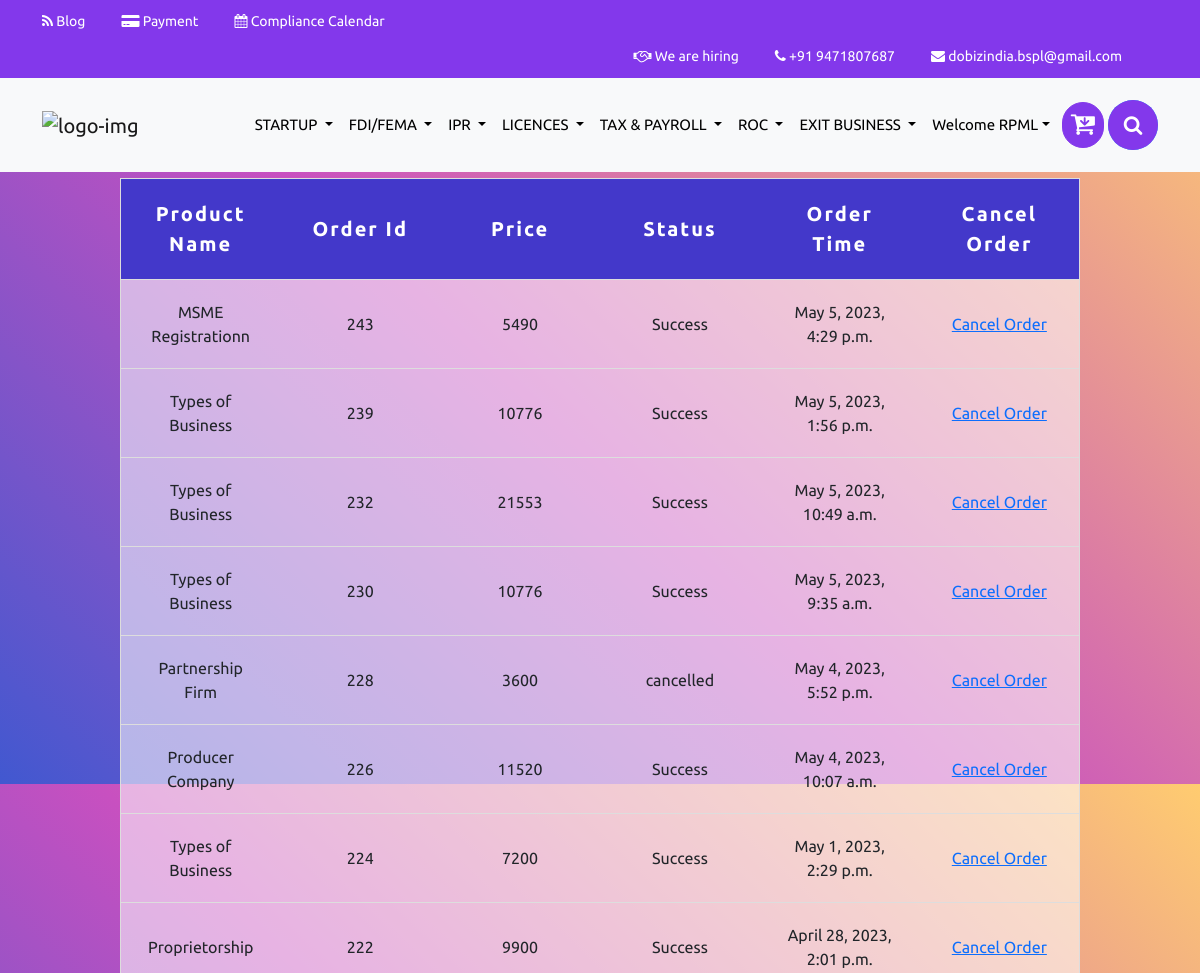
The page /order_history (signed in, upper part) on the database as committed earlier.
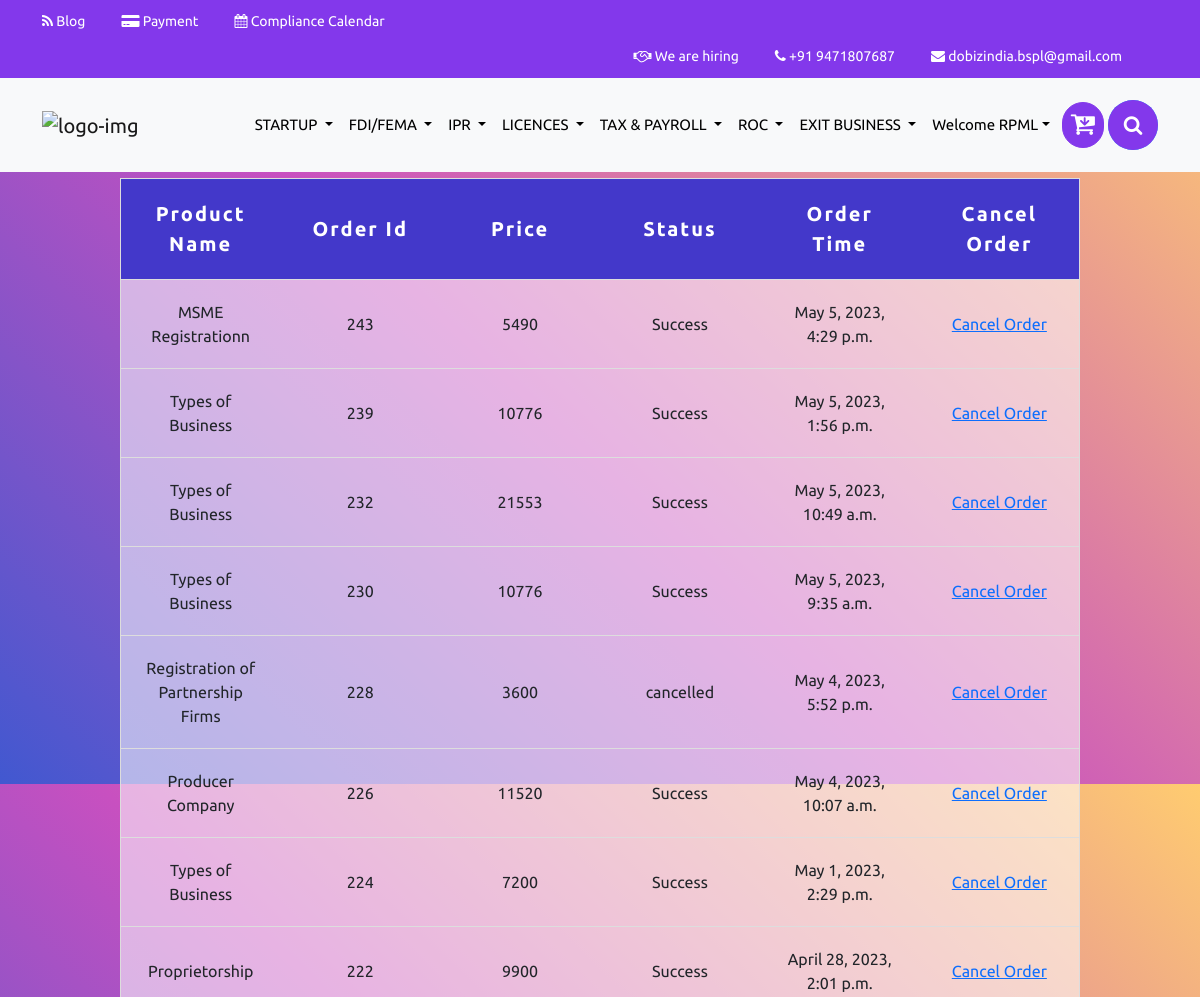
The same page on the database as committed later.
### dobiz/models.py (models this page shows, shortened)
class User(AbstractBaseUser, PermissionsMixin):
    username = None
    email = models.CharField(max_length=255,unique=True)
    name = models.CharField(max_length=255)
    is_staff = models.BooleanField(default=False)
    is_active = models.BooleanField(default=True)
    date_joined = models.DateTimeField(default=timezone.now)
    phone = models.CharField(max_length=14)
    fname = models.CharField(max_length=10)
    lname = models.CharField(max_length=10)
    groups = models.ManyToManyField(Group, blank=True, null=True)
    otp = models.CharField(max_length=6,blank=True,null=True)
    is_verified = models.BooleanField(default=False)
    otp_for_mobile = models.CharField(max_length=6,blank=True,null=True)
    otp_for_forgot_pass = models.CharField(max_length=6,blank=True,null=True)
    refer_by = models.CharField(max_length=111, default="admin@dobiz.com")
    USERNAME_FIELD = 'email'
    REQUIRED_FIELDS = []
    objects = UserManager()

class Order(models.Model):
    product = models.ForeignKey(to=Product, on_delete=models.CASCADE, null=True, blank=False)
    user = models.ForeignKey(to=User, on_delete=models.SET_NULL, null=True, blank=False)
    is_cart = models.IntegerField(default=1, null=True, blank=True)
    status = models.CharField(max_length=200, null=True, blank=True)
    name = models.CharField(max_length=200, null=True,blank= True)
    email = models.EmailField(null=True, blank=True)
    address1 = models.CharField(max_length=200, null=True,blank= True)
    address2 = models.CharField(max_length=200, null=True,blank= True)
    address3 = models.CharField(max_length=200, null=True,blank= True)
    remarks = models.CharField(max_length=300, null=True, blank=True)
    buy_time = models.DateTimeField(null=True, blank=True)
    order_time = models.DateTimeField(auto_now=True)
    quantity = models.IntegerField(null=True, blank=True)
    coupan = models.ForeignKey(to=Coupan, null=True, blank=True,on_delete=models.SET_NULL)
    sell_price = models.IntegerField(null=True,blank=True)
    razor_pay_order_id = models.CharField(max_length=100,null=True,blank=True)
    razor_payment_id = models.CharField(max_length=100,null=True,blank=True)
    razor_payment_signature = models.CharField(max_length=100,null=True,blank=True)

class Product(models.Model):
    page = models.ForeignKey(to=Page, on_delete=models.CASCADE,null=True,blank=True)
    product_name = models.CharField(max_length=50,null=True, blank=False)
    category = models.CharField(max_length=50, default="", null=True, blank=True)
    subcategory = models.CharField(max_length=50, default="", null=True, blank=True)
    market_price = models.CharField(max_length =10, null=True, blank=False)
    discounted_percentage = models.DecimalField(max_digits=5, decimal_places=2, null=True, blank=True)
    Dobiz_India_Filings = models.IntegerField( null=True,blank=True)
    gst_percent = models.IntegerField(null=True, blank=True,default=18)
    gst  =models.IntegerField(null=True, blank=True)
    other_cost = models.IntegerField(null=True, blank=True)
    price = models.IntegerField(default=0, null=True, blank=True)
    desc = models.TextField(null=True, blank=True)
    estimated_delivery_days = models.PositiveIntegerField(null=True, blank=True)
    pub_date = models.DateField(null=True, blank=False)
    img1 = models.ImageField(null=True, blank=True, default='/common_img.png')
    is_package = models.BooleanField(null=True, blank=True)
    package_type = models.CharField(max_length=50,null=True, blank=True)
    package_list1 = models.CharField(max_length=50,null=True, blank=True)
    package_list2 = models.CharField(max_length=50,null=True, blank=True)
    package_list3 = models.CharField(max_length=50,null=True, blank=True)
    package_list4 = models.CharField(max_length=50,null=True, blank=True)
    package_list5 = models.CharField(max_length=50,null=True, blank=True)
    package_list6 = models.CharField(max_length=50,null=True, blank=True)
    package_list7 = models.CharField(max_length=50,null=True, blank=True)
    package_list8 = models.CharField(max_length=50,null=True, blank=True)
    package_list9 = models.CharField(max_length=50,null=True, blank=True)
    package_list10 = models.CharField(max_length=50,null=True, blank=True)
    @property
    def estimated_delivery_date(self):
        if self.estimated_delivery_days:
            return datetime.date.today() + datetime.timedelta(days=self.estimated_delivery_days)
        else:
            return None

### dobiz/views.py (the view)
# urls.py: path('order_history',views.order_history,name="order_history"),
def order_history(request):
    orders = Order.objects.filter(user__id = request.user.id).filter(is_cart=0).order_by("-id")
    context = {"orders":orders}
    return render(request,"order/order_history.html",context)

### dobiz/templates/order/order_history.html (shortened to what this page needs)
{% extends 'index.html' %}
{%block body %}
<table style="margin-top:100px">
    <thead >
      <tr class="thead">
        <th scope="col">Product Name</th>
        <th scope="col">Order Id</th>
        <th scope="col">Price</th>
        <th scope="col">Status</th>
		<th scope="col">Order Time</th>
		<th scope="col">Cancel Order</th>
      </tr>
    </thead>
    <tbody>
        {% for i in orders %}
      <tr>
        <td data-label="Name">{{i.product.product_name}}</td>
        <td data-label="Name">{{i.id}}</td>
        <td data-label="Title">{{i.sell_price}}</td>
        <td data-label="Website">{{i.status}}</td>
        <td data-label="Website">{{i.buy_time}}</td>
        <td data-label="Website"> <a href="{% url 'cancel_order_page' i.id %}">Cancel Order</a></td>
      </tr>
      {% endfor %}
    </tbody>
  </table>
    {% endblock %}

### dobiz/templates/index.html (shortened to what this page needs)
<!doctype html>
<html lang="en">
{% load static %}
{% load django_simple_cookie_consent_tags %}
<head>
  <link rel="stylesheet" type="text/css" href="{% static 'css/style.css' %}">
  <link rel="stylesheet" type="text/css" href="{% static 'css/responsive.css' %}">
  <link rel="stylesheet" href="https://use.fontawesome.com/releases/v5.0.8/css/all.css">
  <link rel="stylesheet" href="https://cdnjs.cloudflare.com/ajax/libs/font-awesome/4.7.0/css/font-awesome.min.css">
  <link href="https://cdn.jsdelivr.net/npm/bootstrap@5.0.2/dist/css/bootstrap.min.css" rel="stylesheet"
>
  <link rel="stylesheet" href="https://cdnjs.cloudflare.com/ajax/libs/OwlCarousel2/2.3.4/assets/owl.carousel.min.css"
 />
  <link rel="stylesheet"
    href="https://cdnjs.cloudflare.com/ajax/libs/OwlCarousel2/2.3.4/assets/owl.theme.default.min.css"
 />
  <link rel="stylesheet" href="https://unpkg.com/aos@next/dist/aos.css" />
  <link rel="stylesheet" href="https://cdn.jsdelivr.net/npm/sweetalert2@11.1.5/dist/sweetalert2.min.css">
</head>
<body>
  <section class="topbar">
    <div class="container">
      <div class="row">
        <div class="col-sm-12 col-md-6 col-12 top-content-s" data-aos="fade-right">
          <div class="">
            <ul>
              <li> <a href="{% url 'dobizblog:bloghome' %}"><i class="fa fa-rss" aria-hidden="true"></i> Blog</a> </li>
              <li> <a href="#"><i class="fa fa-credit-card-alt" aria-hidden="true"></i> Payment</a> </li>
              <li> <a href="#"><i class="fa fa-calendar" aria-hidden="true"></i> Compliance Calendar</a> </li>
            </ul>
          </div>
        </div>
        <div class="col-sm-12 col-md-6 col-12 top-content-s" data-aos="fade-left">
          <div class="text-end">
            <ul>
              <li class="glow"> <a href="{% url 'dobizhire:hire' %}"><i class="fa fa-handshake-o"
                    aria-hidden="true"></i> We are hiring </a> </li>
              <li> <a href="#"><i class="fa fa-phone" aria-hidden="true"></i> +91 9471807687</a> </li>
              <li> <a href="#"><i class="fa fa-envelope" aria-hidden="true"></i> dobizindia.bspl@gmail.com</a> </li>
            </ul>
          </div>
        </div>
      </div>
    </div>
  </section>
  {% include 'common_pages/header.html'%}
  {%block body%}
  {% endblock %}
</body>
</html>

### dobiz/templates/common_pages/header.html (shortened to what this page needs)
{% load static%}
<section data-aos="fade-up">
  <nav class="navbar navbar-expand-lg navbar-light bg-light space-ud navbar-inverse fixed-menu" data-spy="affix"
    data-offset-top="197">
    <div class="container">
      <a class="navbar-brand" href="{%url 'home'%}">
        <img src="{% static '/images/logo.png' %}" alt="logo-img" class="img-fluid"></a>
      <div class="collapse navbar-collapse" id="main_nav">
        <ul class="navbar-nav ms-auto">
          <li class="nav-item dropdown has-megamenu">
            <a class="nav-link dropdown-toggle" href="#" data-bs-toggle="dropdown"> STARTUP </a>
          </li>
          <li class="nav-item dropdown has-megamenu">
            <a class="nav-link dropdown-toggle" href="#" data-bs-toggle="dropdown"> FDI/FEMA </a>
    </li>
    <li class="nav-item dropdown has-megamenu">
      <a class="nav-link dropdown-toggle" href="#" data-bs-toggle="dropdown"> IPR </a>
    </li>
    <li class="nav-item dropdown has-megamenu">
      <a class="nav-link dropdown-toggle" href="#" data-bs-toggle="dropdown"> LICENCES </a>
    </li>
    <li class="nav-item dropdown has-megamenu">
      <a class="nav-link dropdown-toggle" href="#" data-bs-toggle="dropdown"> TAX & PAYROLL </a>
    </li>
    <li class="nav-item dropdown has-megamenu">
      <a class="nav-link dropdown-toggle" href="#" data-bs-toggle="dropdown"> ROC </a>
    </li>
    <li class="nav-item dropdown has-megamenu">
      <a class="nav-link dropdown-toggle" href="#" data-bs-toggle="dropdown"> EXIT BUSINESS </a>
    </li>
    {% if user.is_authenticated %}
    <ul class="navbar-nav mr-2">
      <li class="nav-item dropdown">
        <a class="nav-link dropdown-toggle" href='#' id="navbarDropdown" role="button" data-toggle="dropdown">
          Welcome {{user.fname}}</a>
      </li>
    </ul>
    </div>
    <button class="mx-1 hire px-2 py-2 my-3 rounded-pill"> <a href="{%url 'card'%}"> <i class="fa fa-cart-arrow-down"
          style="font-size:26px;color:white"></i> </a> </button>
    {% else %}
    <b class="text-start btn-flex">
      <button class="mx-1 hire glow px-4 py-2 my-1"> <a href="{% url 'signup'%}"> Sign Up </a> </button>
      <button class="mx-1 hire2 px-4 py-2 my-1"> <a href="{% url 'auth_login'%}"> Login </a> </button>
    </b>
    {% endif %}
    <div class="search-box">
      <form method="get" action="/search">
        <button class="btn-search"><i class="fa fa-search"></i></button>
      </form>
    </div>
    </div>
  </nav>
</section>

### dobiz/templates/common_pages/footer.html (shortened to what this page needs)
{% load static %}

### dobiz/static/css/style.css (style rules this page uses)
body { zoom: 100%; }
* { padding: 0; margin: 0; list-style: none; text-decoration: none; box-sizing: border-box; font-family: 'Rubik', sans-serif; }
button a { text-decoration: none; color: #fff; }
.topbar { background: #8338eb; font-size: 14px; padding-top: 0.5rem; line-height: 26px; }
.topbar ul li a { color: #fff; margin-right: 36px; text-decoration: none; }
.topbar ul li { list-style: none; z-index: 9; }
.topbar ul { display: inline-flex; margin-bottom: 9px; padding-left: 0; }
.fixed-menu { position: fixed !important; z-index: 99; width: 100%; }
.navbar-nav li a { font-size: 15px; color: #000 !important; }
.bg-light { background-color: #f4faff!important; }
.navbar-brand { position: absolute; width: 9%; top: 0%; }
.space-ud { padding-top: 1.5rem!important; padding-bottom: 1.5rem!important; }
.search-box { width: fit-content; height: fit-content; position: relative; }
.btn-search { width: 50px; height: 50px; border-style: none; font-size: 20px; font-weight: bold; outline: none; cursor: pointer; border-radius: 50%; position: absolute; right: 0px; color:#fff; background-color: #8338eb; pointer-events: painted; }
ul { margin-bottom: 0; }
ul { padding-left: 0 !important; }
.chat-form input, textarea, button { margin-bottom: 10px }
.hire { border: 1px solid #8338eb; background: #8338eb; }
.hire a { color: #fff; text-decoration: none; }
.glow { animation: glow 1s ease-in-out infinite alternate; }

### dobiz/static/css/responsive.css (style rules this page uses)
@media all and (min-width: 992px) { .navbar .has-megamenu { position: static !important; } }
@media screen { .dropdown-toggle { margin: auto; } }
@media screen { .navbar .dropdown-toggle, .nav-tabs .dropdown-toggle { margin: auto; } }
@media (max-width: 1399px) { .top-content-s { width: 100% !important; } }
@media (max-width: 1399px) { .topbar::before { background: #05abff; } }
@media (max-width: 1399px) { .space-ud { padding-top: 0.5rem !important; padding-bottom: 0.5rem !important; } }
@media (max-width: 1399px) { .navbar-brand { position: relative; width: 16%; top: 15%; } }

### dobiz/templates/order/order_history.html (style rules this page uses)
* { font-family: 'Ubuntu', sans-serif; }
body { height:98vh; background-color: #4158D0; background-image: linear-gradient(43deg, #4158D0 0%, #C850C0 46%, #FFCC70 100%); font-family: 'Ubuntu', sans-serif; background-position:center center; }
table { border-collapse: collapse; margin: 0 auto; padding: 0; width: 80%; table-layout: fixed; }
table tr { background-color: #ffffff90; border: 1px solid #ddd; padding: 10px; }
.thead { background-color: rgb(67 56 202); color:#fff; }
table th, table td { padding: 20px; text-align: center; }
table th { font-size: 20px; letter-spacing: .1em; text-transform: capitalize; }

Rows that differ between the two databases and show on the page:
changed through a linked row, Order "cancelled": product.product_name "Partnership Firm" → "Registration of Partnership Firms"
